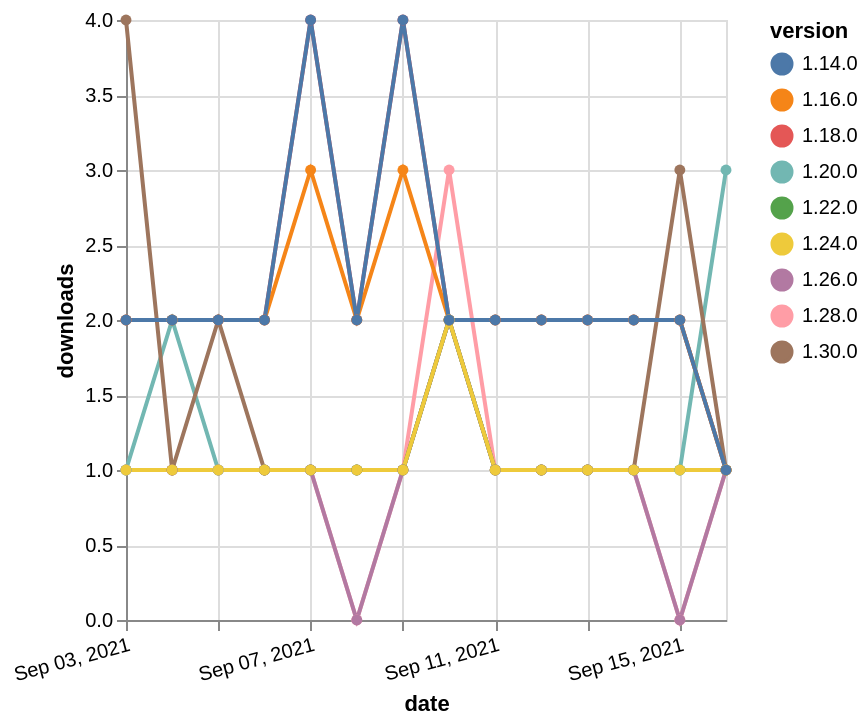

Write a Vega-Lite specification for this figure.
### Vega-Lite specification from a JSON file in a GitHub repository (floating-point values rounded to 4 significant figures)
{"$schema": "https://vega.github.io/schema/vega-lite/v5.json", "description": "A simple bar chart with embedded data.", "data": {"values": [{"date": "2021-09-03", "total": 2763, "delta": 2, "version": "1.18.0"}, {"date": "2021-09-04", "total": 2765, "delta": 2, "version": "1.18.0"}, {"date": "2021-09-05", "total": 2767, "delta": 2, "version": "1.18.0"}, {"date": "2021-09-06", "total": 2769, "delta": 2, "version": "1.18.0"}, {"date": "2021-09-07", "total": 2773, "delta": 4, "version": "1.18.0"}, {"date": "2021-09-08", "total": 2775, "delta": 2, "version": "1.18.0"}, {"date": "2021-09-09", "total": 2779, "delta": 4, "version": "1.18.0"}, {"date": "2021-09-10", "total": 2781, "delta": 2, "version": "1.18.0"}, {"date": "2021-09-11", "total": 2783, "delta": 2, "version": "1.18.0"}, {"date": "2021-09-12", "total": 2785, "delta": 2, "version": "1.18.0"}, {"date": "2021-09-13", "total": 2787, "delta": 2, "version": "1.18.0"}, {"date": "2021-09-14", "total": 2789, "delta": 2, "version": "1.18.0"}, {"date": "2021-09-15", "total": 2791, "delta": 2, "version": "1.18.0"}, {"date": "2021-09-16", "total": 2792, "delta": 1, "version": "1.18.0"}, {"date": "2021-09-03", "total": 207, "delta": 1, "version": "1.22.0"}, {"date": "2021-09-04", "total": 208, "delta": 1, "version": "1.22.0"}, {"date": "2021-09-05", "total": 209, "delta": 1, "version": "1.22.0"}, {"date": "2021-09-06", "total": 210, "delta": 1, "version": "1.22.0"}, {"date": "2021-09-07", "total": 211, "delta": 1, "version": "1.22.0"}, {"date": "2021-09-08", "total": 212, "delta": 1, "version": "1.22.0"}, {"date": "2021-09-09", "total": 213, "delta": 1, "version": "1.22.0"}, {"date": "2021-09-10", "total": 215, "delta": 2, "version": "1.22.0"}, {"date": "2021-09-11", "total": 216, "delta": 1, "version": "1.22.0"}, {"date": "2021-09-12", "total": 217, "delta": 1, "version": "1.22.0"}, {"date": "2021-09-13", "total": 218, "delta": 1, "version": "1.22.0"}, {"date": "2021-09-14", "total": 219, "delta": 1, "version": "1.22.0"}, {"date": "2021-09-15", "total": 220, "delta": 1, "version": "1.22.0"}, {"date": "2021-09-16", "total": 221, "delta": 1, "version": "1.22.0"}, {"date": "2021-09-03", "total": 201, "delta": 1, "version": "1.28.0"}, {"date": "2021-09-04", "total": 202, "delta": 1, "version": "1.28.0"}, {"date": "2021-09-05", "total": 203, "delta": 1, "version": "1.28.0"}, {"date": "2021-09-06", "total": 204, "delta": 1, "version": "1.28.0"}, {"date": "2021-09-07", "total": 205, "delta": 1, "version": "1.28.0"}, {"date": "2021-09-08", "total": 205, "delta": 0, "version": "1.28.0"}, {"date": "2021-09-09", "total": 206, "delta": 1, "version": "1.28.0"}, {"date": "2021-09-10", "total": 209, "delta": 3, "version": "1.28.0"}, {"date": "2021-09-11", "total": 210, "delta": 1, "version": "1.28.0"}, {"date": "2021-09-12", "total": 211, "delta": 1, "version": "1.28.0"}, {"date": "2021-09-13", "total": 212, "delta": 1, "version": "1.28.0"}, {"date": "2021-09-14", "total": 213, "delta": 1, "version": "1.28.0"}, {"date": "2021-09-15", "total": 213, "delta": 0, "version": "1.28.0"}, {"date": "2021-09-16", "total": 214, "delta": 1, "version": "1.28.0"}, {"date": "2021-09-03", "total": 187, "delta": 1, "version": "1.26.0"}, {"date": "2021-09-04", "total": 188, "delta": 1, "version": "1.26.0"}, {"date": "2021-09-05", "total": 189, "delta": 1, "version": "1.26.0"}, {"date": "2021-09-06", "total": 190, "delta": 1, "version": "1.26.0"}, {"date": "2021-09-07", "total": 191, "delta": 1, "version": "1.26.0"}, {"date": "2021-09-08", "total": 191, "delta": 0, "version": "1.26.0"}, {"date": "2021-09-09", "total": 192, "delta": 1, "version": "1.26.0"}, {"date": "2021-09-10", "total": 194, "delta": 2, "version": "1.26.0"}, {"date": "2021-09-11", "total": 195, "delta": 1, "version": "1.26.0"}, {"date": "2021-09-12", "total": 196, "delta": 1, "version": "1.26.0"}, {"date": "2021-09-13", "total": 197, "delta": 1, "version": "1.26.0"}, {"date": "2021-09-14", "total": 198, "delta": 1, "version": "1.26.0"}, {"date": "2021-09-15", "total": 198, "delta": 0, "version": "1.26.0"}, {"date": "2021-09-16", "total": 199, "delta": 1, "version": "1.26.0"}, {"date": "2021-09-03", "total": 290, "delta": 1, "version": "1.20.0"}, {"date": "2021-09-04", "total": 292, "delta": 2, "version": "1.20.0"}, {"date": "2021-09-05", "total": 293, "delta": 1, "version": "1.20.0"}, {"date": "2021-09-06", "total": 294, "delta": 1, "version": "1.20.0"}, {"date": "2021-09-07", "total": 295, "delta": 1, "version": "1.20.0"}, {"date": "2021-09-08", "total": 296, "delta": 1, "version": "1.20.0"}, {"date": "2021-09-09", "total": 297, "delta": 1, "version": "1.20.0"}, {"date": "2021-09-10", "total": 299, "delta": 2, "version": "1.20.0"}, {"date": "2021-09-11", "total": 300, "delta": 1, "version": "1.20.0"}, {"date": "2021-09-12", "total": 301, "delta": 1, "version": "1.20.0"}, {"date": "2021-09-13", "total": 302, "delta": 1, "version": "1.20.0"}, {"date": "2021-09-14", "total": 303, "delta": 1, "version": "1.20.0"}, {"date": "2021-09-15", "total": 304, "delta": 1, "version": "1.20.0"}, {"date": "2021-09-16", "total": 307, "delta": 3, "version": "1.20.0"}, {"date": "2021-09-03", "total": 2857, "delta": 2, "version": "1.16.0"}, {"date": "2021-09-04", "total": 2859, "delta": 2, "version": "1.16.0"}, {"date": "2021-09-05", "total": 2861, "delta": 2, "version": "1.16.0"}, {"date": "2021-09-06", "total": 2863, "delta": 2, "version": "1.16.0"}, {"date": "2021-09-07", "total": 2866, "delta": 3, "version": "1.16.0"}, {"date": "2021-09-08", "total": 2868, "delta": 2, "version": "1.16.0"}, {"date": "2021-09-09", "total": 2871, "delta": 3, "version": "1.16.0"}, {"date": "2021-09-10", "total": 2873, "delta": 2, "version": "1.16.0"}, {"date": "2021-09-11", "total": 2875, "delta": 2, "version": "1.16.0"}, {"date": "2021-09-12", "total": 2877, "delta": 2, "version": "1.16.0"}, {"date": "2021-09-13", "total": 2879, "delta": 2, "version": "1.16.0"}, {"date": "2021-09-14", "total": 2881, "delta": 2, "version": "1.16.0"}, {"date": "2021-09-15", "total": 2883, "delta": 2, "version": "1.16.0"}, {"date": "2021-09-16", "total": 2884, "delta": 1, "version": "1.16.0"}, {"date": "2021-09-03", "total": 129, "delta": 4, "version": "1.30.0"}, {"date": "2021-09-04", "total": 130, "delta": 1, "version": "1.30.0"}, {"date": "2021-09-05", "total": 132, "delta": 2, "version": "1.30.0"}, {"date": "2021-09-06", "total": 133, "delta": 1, "version": "1.30.0"}, {"date": "2021-09-07", "total": 134, "delta": 1, "version": "1.30.0"}, {"date": "2021-09-08", "total": 135, "delta": 1, "version": "1.30.0"}, {"date": "2021-09-09", "total": 136, "delta": 1, "version": "1.30.0"}, {"date": "2021-09-10", "total": 138, "delta": 2, "version": "1.30.0"}, {"date": "2021-09-11", "total": 139, "delta": 1, "version": "1.30.0"}, {"date": "2021-09-12", "total": 140, "delta": 1, "version": "1.30.0"}, {"date": "2021-09-13", "total": 141, "delta": 1, "version": "1.30.0"}, {"date": "2021-09-14", "total": 142, "delta": 1, "version": "1.30.0"}, {"date": "2021-09-15", "total": 145, "delta": 3, "version": "1.30.0"}, {"date": "2021-09-16", "total": 146, "delta": 1, "version": "1.30.0"}, {"date": "2021-09-03", "total": 215, "delta": 1, "version": "1.24.0"}, {"date": "2021-09-04", "total": 216, "delta": 1, "version": "1.24.0"}, {"date": "2021-09-05", "total": 217, "delta": 1, "version": "1.24.0"}, {"date": "2021-09-06", "total": 218, "delta": 1, "version": "1.24.0"}, {"date": "2021-09-07", "total": 219, "delta": 1, "version": "1.24.0"}, {"date": "2021-09-08", "total": 220, "delta": 1, "version": "1.24.0"}, {"date": "2021-09-09", "total": 221, "delta": 1, "version": "1.24.0"}, {"date": "2021-09-10", "total": 223, "delta": 2, "version": "1.24.0"}, {"date": "2021-09-11", "total": 224, "delta": 1, "version": "1.24.0"}, {"date": "2021-09-12", "total": 225, "delta": 1, "version": "1.24.0"}, {"date": "2021-09-13", "total": 226, "delta": 1, "version": "1.24.0"}, {"date": "2021-09-14", "total": 227, "delta": 1, "version": "1.24.0"}, {"date": "2021-09-15", "total": 228, "delta": 1, "version": "1.24.0"}, {"date": "2021-09-16", "total": 229, "delta": 1, "version": "1.24.0"}, {"date": "2021-09-03", "total": 3095, "delta": 2, "version": "1.14.0"}, {"date": "2021-09-04", "total": 3097, "delta": 2, "version": "1.14.0"}, {"date": "2021-09-05", "total": 3099, "delta": 2, "version": "1.14.0"}, {"date": "2021-09-06", "total": 3101, "delta": 2, "version": "1.14.0"}, {"date": "2021-09-07", "total": 3105, "delta": 4, "version": "1.14.0"}, {"date": "2021-09-08", "total": 3107, "delta": 2, "version": "1.14.0"}, {"date": "2021-09-09", "total": 3111, "delta": 4, "version": "1.14.0"}, {"date": "2021-09-10", "total": 3113, "delta": 2, "version": "1.14.0"}, {"date": "2021-09-11", "total": 3115, "delta": 2, "version": "1.14.0"}, {"date": "2021-09-12", "total": 3117, "delta": 2, "version": "1.14.0"}, {"date": "2021-09-13", "total": 3119, "delta": 2, "version": "1.14.0"}, {"date": "2021-09-14", "total": 3121, "delta": 2, "version": "1.14.0"}, {"date": "2021-09-15", "total": 3123, "delta": 2, "version": "1.14.0"}, {"date": "2021-09-16", "total": 3124, "delta": 1, "version": "1.14.0"}]}, "width": "container", "mark": {"type": "line", "point": {"filled": true}}, "encoding": {"x": {"field": "date", "type": "temporal", "timeUnit": "yearmonthdate", "title": "date", "axis": {"labelAngle": -15}}, "y": {"field": "delta", "type": "quantitative", "title": "downloads"}, "color": {"field": "version", "type": "nominal"}, "tooltip": {"field": "delta"}}}
